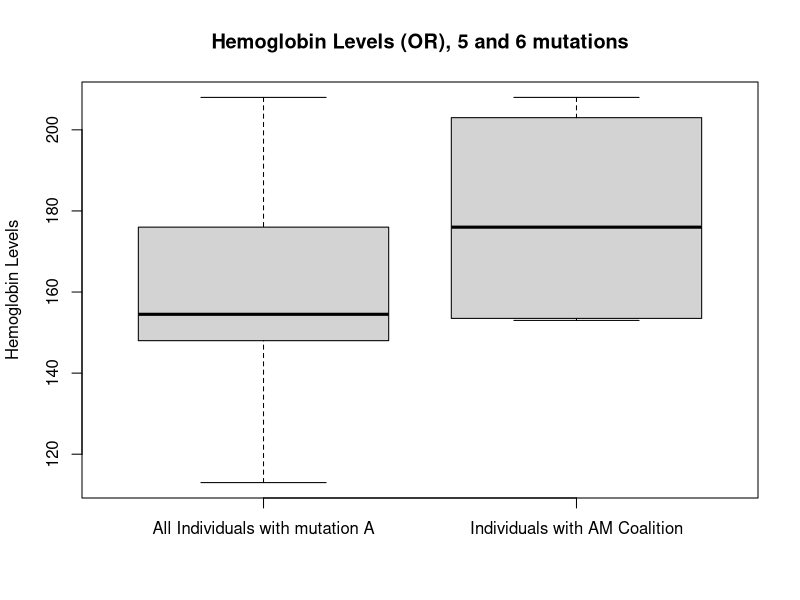
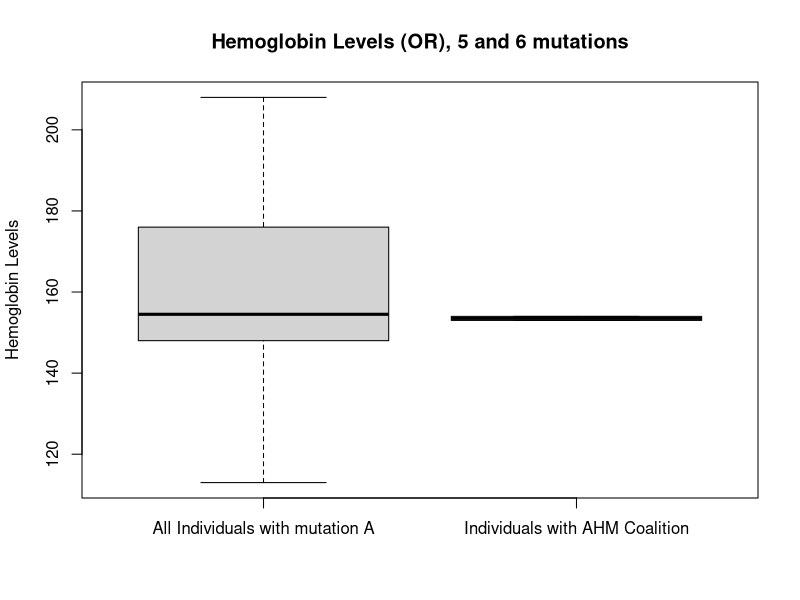
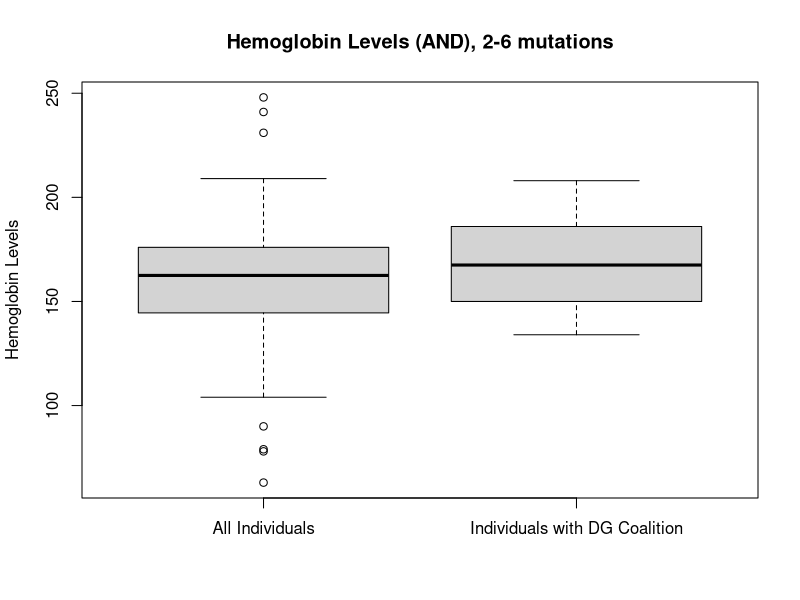
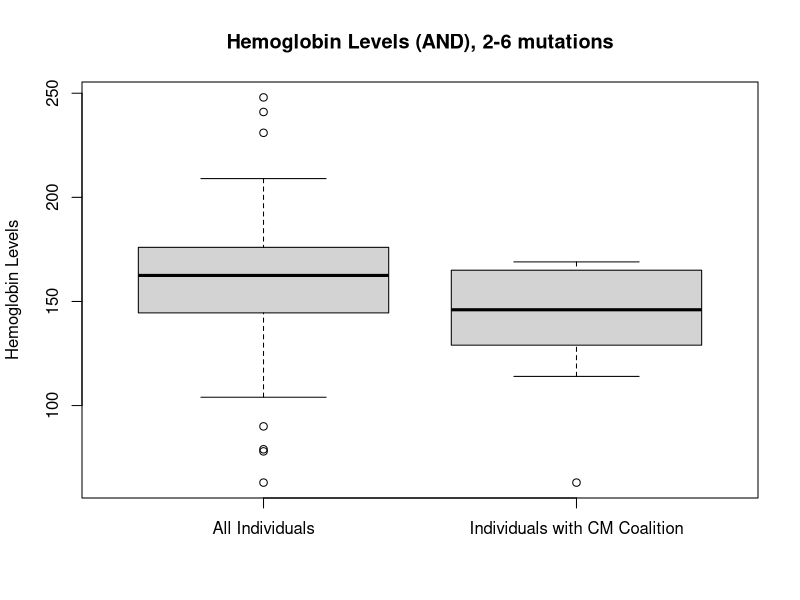
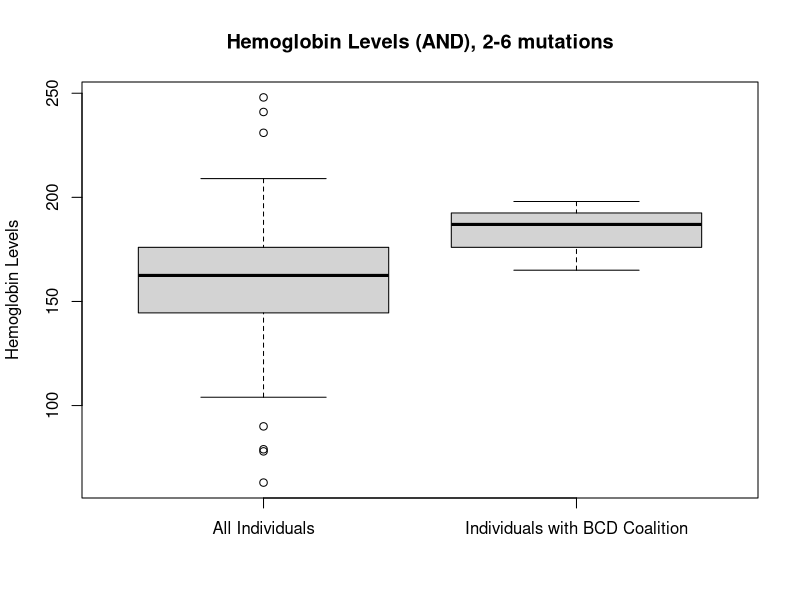
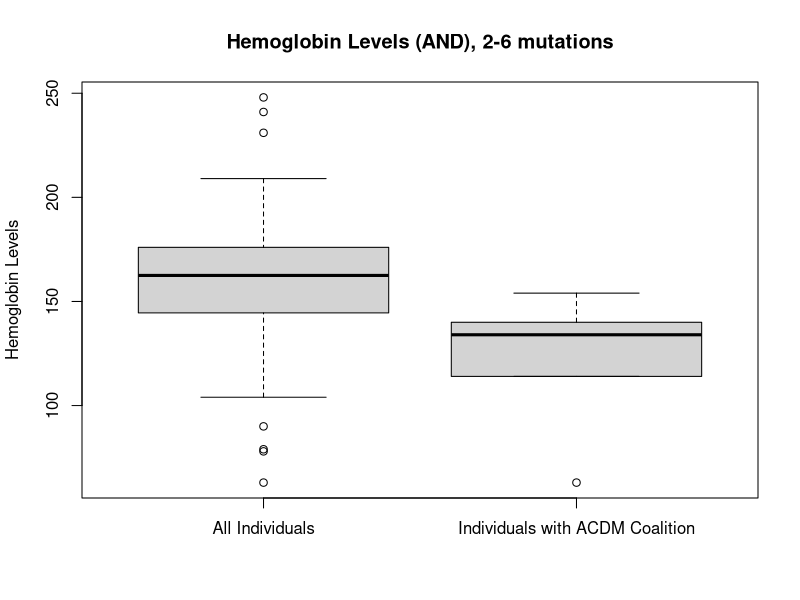

The R script that drew these images, in order:
## ---- chunk 1
knitr::opts_chunk$set(echo = TRUE)
## ---- chunk 2
# Hemoglobin of 5 mutations with mutation A
#5 [((2, 3, 4, 12), 198.0), ((3, 4, 6, 7), 176.0), ((4, 5, 7, 9), 164.0), ((2, 3, 5, 6), #149.0), ((2, 3, 5, 6), 155.0)]

#Hemoglobin of 6 mutations with mutation A

#6 [((2, 3, 5, 6, 12), 208.0), ((2, 3, 4, 5, 7), 205.0), ((3, 5, 6, 7, 9), 148.0), ((2, 3, 4, 5, 6), 171.0), ((2, 3, 4, 5, 6), 152.0), ((2, 3, 4, 6, 7), 176.0), ((2, 3, 5, 7, 9), 147.0), ((2, 6, 7, 9, 12), 154.0), ((2, 3, 4, 5, 6), 145.0), ((2, 4, 5, 6, 7), 189.0), ((2, 3, 4, 5, 11), 165.0), ((2, 3, 4, 5, 7), 113.0), ((2, 3, 6, 7, 12), 153.0), ((2, 3, 5, 7, 11), 124.0), ((2, 3, 5, 6, 7), 148.0)]


## ---- chunk 3
# hemoglobin levels (5 and 6 mutations)
five_mut_or=c(198,176,164,149,155) #len=5
six_mut_or=c(208,205,148,171,152,176,147,154,145,189,165,113,153,124,148) #;en=15

# hemoglobin levels (all 5 and 6 mutations combined)
or_hemoglobin=c(five_mut_or,six_mut_or) #len=20
## ---- chunk 4
#Hemoglobin of 5 mutations with mutation A
#5 [((2, 3, 4, 12), 198.0), ((3, 4, 6, 7), 176.0), ((4, 5, 7, 9), 164.0), ((2, 3, 5, 6), 149.0), ((2, 3, 5, 6), 155.0)]

#Hemoglobin of 6 mutations with mutation A

#6 [((2, 3, 5, 6, 12), 208.0), ((2, 3, 4, 5, 7), 205.0), ((3, 5, 6, 7, 9), 148.0), ((2, 3, 4, 5, 6), 171.0), ((2, 3, 4, 5, 6), 152.0), ((2, 3, 4, 6, 7), 176.0), ((2, 3, 5, 7, 9), 147.0), ((2, 6, 7, 9, 12), 154.0), ((2, 3, 4, 5, 6), 145.0), ((2, 4, 5, 6, 7), 189.0), ((2, 3, 4, 5, 11), 165.0), ((2, 3, 4, 5, 7), 113.0), ((2, 3, 6, 7, 12), 153.0), ((2, 3, 5, 7, 11), 124.0), ((2, 3, 5, 6, 7), 148.0)]
## ---- chunk 5
five_mut_or_mutM=c(198)
six_mut_or_mutM=c(208,154,153)
or_hemoglobin_mutM=c(five_mut_or_mutM,six_mut_or_mutM)

## two sided t test
# compute t-test for diff. of means
t.test(or_hemoglobin,or_hemoglobin_mutM,alternative = c("two.sided"))
# Note: this leads you to reject the null hypothesis that the means are the same.
# make a primitive boxplot
boxplot(or_hemoglobin,or_hemoglobin_mutM,main="Hemoglobin Levels (OR), 5 and 6 mutations",names=c("All Individuals with mutation A","Individuals with AM Coalition"),ylab="Hemoglobin Levels")
## ---- chunk 6
#Hemoglobin of 5 mutations with mutation A
#5 [((2, 3, 4, 12), 198.0), ((3, 4, 6, 7), 176.0), ((4, 5, 7, 9), 164.0), ((2, 3, 5, 6), 149.0), ((2, 3, 5, 6), 155.0)]

#Hemoglobin of 6 mutations with mutation A

#6 [((2, 3, 5, 6, 12), 208.0), ((2, 3, 4, 5, 7), 205.0), ((3, 5, 6, 7, 9), 148.0), ((2, 3, 4, 5, 6), 171.0), ((2, 3, 4, 5, 6), 152.0), ((2, 3, 4, 6, 7), 176.0), ((2, 3, 5, 7, 9), 147.0), ((2, 6, 7, 9, 12), 154.0), ((2, 3, 4, 5, 6), 145.0), ((2, 4, 5, 6, 7), 189.0), ((2, 3, 4, 5, 11), 165.0), ((2, 3, 4, 5, 7), 113.0), ((2, 3, 6, 7, 12), 153.0), ((2, 3, 5, 7, 11), 124.0), ((2, 3, 5, 6, 7), 148.0)]
## ---- chunk 7
five_mut_or_mutHM=c()
six_mut_or_mutHM=c(154,153)
or_hemoglobin_mutHM=c(five_mut_or_mutHM,six_mut_or_mutHM)

## two sided t test
# compute t-test for diff. of means
t.test(or_hemoglobin,or_hemoglobin_mutHM,alternative = c("two.sided"))
# Note: this leads you to reject the null hypothesis that the means are the same.
# make a primitive boxplot
boxplot(or_hemoglobin,or_hemoglobin_mutHM,main="Hemoglobin Levels (OR), 5 and 6 mutations",names=c("All Individuals with mutation A","Individuals with AHM Coalition"),ylab="Hemoglobin Levels")



## ---- chunk 8
## each list looks like: [[1]] [[1]][[1]][1] 2, [[1]][[2]][1] 9, [[1]][[3]][1] 195

two_mutations=list( c(list(2, 9), 195.0), c(list(2,5), 185.0), c(list(0, 6), 156.0), c(list(0, 4), 78.0), c(list(2, 7), 79.0), c(list(0, 9), 199.0), c(list(3, 6), 167.0), c(list(0, 6), 145.0), c(list(1, 7), 179.0), c(list(0, 6), 199.0), c(list(0, 4), 113.0), c(list(0, 7), 187.0), c(list(2, 3), 170.0), c(list(2, 7), 124.0), c(list(0, 2), 148.0), c(list(0, 4), 147.0), c(list(0, 6), 155.0))
 

three_mutations= list(c(list(1, 2, 5), 248.0), c(list(2, 3, 7), 193.0), c(list(0, 2, 3), 171.0), c(list(0, 2, 3), 168.0), c(list(1, 2, 3), 198.0), c(list(0, 2, 5), 159.0), c(list(1, 5, 7), 143.0), c(list(7, 9, 12), 153.0), c(list(0, 3, 7), 173.0), c(list(2, 4, 6), 172.0), c(list(3, 7, 9), 138.0), c(list(3, 6, 9), 168.0), c(list(2, 7, 12), 129.0), c(list(0, 2, 3), 152.0), c(list(0, 3, 9), 148.0), c(list(0, 4, 6), 176.0), c(list(0, 4, 7), 164.0), c(list(0, 3, 5), 111.0), c(list(0, 2, 7), 147.0), c(list(3, 4, 7), 144.0), c(list(0, 4, 5), 152.0), c(list(0, 6, 7), 141.0), c(list(0, 2, 3), 149.0), c(list(2, 7, 9), 129.0), c(list(0, 2, 3), 165.0), c(list(2, 3, 6), 153.0), c(list(2, 3, 12), 146.0) )
 

four_mutations= list(c(list(0, 2, 3, 6), 196.0), c(list(0, 3, 7, 11), 149.0), c(list(0, 2, 3, 9), 189.0), c(list(0, 3, 7, 12), 231.0), c(list(0, 4, 6, 7), 241.0), c(list(0, 2, 3, 6), 199.0), c(list(2, 3, 5, 7), 205.0), c(list(2, 3, 7, 12), 119.0), c(list(0, 4, 6, 7), 128.0), c(list(0, 4, 5, 12), 140.0), c(list(0, 2, 3, 4), 155.0), c(list(2, 3, 4, 6), 170.0), c(list(0, 2, 3, 12), 63.0), c(list(0, 2, 5, 11), 171.0), c(list(0, 2, 3, 7), 142.0), c(list(0, 2, 3, 7), 151.0), c(list(2, 4, 6, 9), 143.0), c(list(0, 3, 4, 5), 171.0), c(list(0, 2, 3, 4), 152.0), c(list(0, 2, 6, 12), 167.0), c(list(0, 2, 3, 11), 149.0), c(list(2, 3, 6, 7), 176.0), c(list(0, 2, 3, 4), 181.0), c(list(0, 2, 6, 7), 154.0), c(list(2, 3, 5, 6), 162.0), c(list(2, 5, 6, 9), 130.0), c(list(2, 3, 7, 9), 164.0), c(list(0, 2, 4, 9), 190.0), c(list(0, 2, 3, 4), 165.0), c(list(0, 3, 4, 9), 140.0), c(list(2, 4, 7, 9), 159.0), c(list(2, 3, 6, 7), 164.0), c(list(0, 2, 3, 12), 114.0), c(list(0, 2, 3, 9), 104.0), c(list(0, 4, 7, 9), 163.0), c(list(0, 2, 3, 7), 133.0), c(list(0, 2, 7, 9), 209.0), c(list(0, 2, 3, 7), 145.0))
 

five_mutations= list(c(list(0, 2, 3, 4, 7), 181.0), c(list(0, 2, 3, 4, 9), 181.0), c(list(0, 2, 4, 6, 7), 169.0), c(list(0, 3, 5, 6, 12), 208.0), c(list(0, 2, 3, 6, 9), 203.0), c(list(0, 2, 3, 4, 7), 185.0), c(list(0, 3, 5, 6, 12), 201.0), c(list(0, 2, 4, 6, 12), 158.0), c(list(0, 3, 4, 5, 7), 185.0), c(list(0, 3, 5, 9, 12), 180.0), c(list(0, 2, 3, 6, 9), 186.0), c(list(2, 5, 7, 9, 12), 166.0), c(list(0, 3, 4, 5, 6), 150.0), c(list(0, 4, 6, 7, 9), 90.0), c(list(2, 3, 4, 6, 7), 172.0), c(list(2, 3, 5, 7, 11), 159.0), c(list(3, 4, 6, 7, 12), 167.0), c(list(2, 3, 5, 6, 7), 134.0), c(list(0, 3, 5, 6, 7), 148.0), c(list(2, 3, 4, 6, 7), 175.0), c(list(0, 2, 3, 4, 12), 134.0), c(list(0, 2, 3, 7, 9), 144.0), c(list(0, 1, 4, 9, 12), 149.0), c(list(2, 3, 5, 9, 12), 169.0), c(list(2, 3, 4, 6, 7), 192.0), c(list(0, 2, 3, 5, 12), 154.0), c(list(0, 4, 9, 11, 12), 184.0), c(list(0, 2, 3, 5, 7), 138.0), c(list(0, 3, 6, 7, 12), 174.0), c(list(0, 1, 2, 3, 7), 187.0), c(list(0, 4, 6, 7, 12), 157.0), c(list(0, 3, 4, 5, 6), 164.0), c(list(0, 3, 4, 6, 9), 134.0), c(list(0, 6, 7, 9, 12), 130.0), c(list(0, 2, 5, 6, 7), 168.0)) 
 

six_muations=list(c(list(0, 2, 3, 5, 7, 9), 165.0), c(list(0, 2, 4, 5, 7, 12), 165.0), c(list(0, 2, 3, 5, 7, 9), 169.0), c(list(0, 2, 3, 5, 6, 9), 149.0), c(list(0, 1, 2, 4, 6, 7), 175.0), c(list(0, 2, 4, 5, 6, 7), 189.0), c(list(0, 2, 3, 4, 5, 9), 138.0), c(list(2, 3, 4, 6, 7, 9), 150.0), c(list(0, 2, 3, 7, 8, 9), 130.0), c(list(0, 1, 2, 3, 7, 9), 165.0), c(list(0, 2, 3, 6, 11, 12), 140.0))

and_mutations=c(two_mutations,three_mutations,four_mutations,
                five_mutations,six_muations)


## ---- chunk 9
########### FUNCTION TO GET VECTOR OF ALL HEMOGLOBIN LEVELS  #######

all_mutation_hemolevels<-function()
{
  hemoglobin_levels=c()
  ## will go from 1-128 (all 2-6 mutation groupings)
  #### Ex. [[128]] is the last part in list,
  #### so it should be of 6 mutations with hemo. level
  #### so length is 7, and that is where the hemo. level is and we want to save
  #### 
  for(i in 1:length(and_mutations))
  {
    ## puts hemoglobin level in vector
    hemoglobin_levels<-c(hemoglobin_levels,
                         and_mutations[[i]][[length(and_mutations[[i]])]])
  }
  return(hemoglobin_levels)
}
## ---- chunk 10
########### FUNCTION TO GET VECTOR OF HEMOGLOBIN LEVELS BASED ON COALITION #######

coalition_mutation_hemolevels<-function(spec_coalition)
{
  hemoglobin_levels=c()
  ## will go from 1-128 (all 2-6 mutation groupings)
  #### Ex. [[128]] is the last part in list, so it should be of 6 mutations with hemo. level
  #### so length is 7, but we want to look at 1-6 (mutation vals.), 7 is hemo.
  #### 
  for(i in 1:length(and_mutations))
  {
    ### will go from 1st mutation val to last mutation val
    ## will be empty each time we go through the whole list
    mutations=c()
   for(j in 1:(length(and_mutations[[i]])-1))
   {
     ## puts all mutations in vector
     mutations=c(mutations,and_mutations[[i]][[j]])
   }
    ## checks if coalition is in the vector (all must be there to get hemo. level)
    if(all(spec_coalition %in% mutations)==TRUE)
      {
      hemoglobin_levels<-c(hemoglobin_levels,and_mutations[[i]][[length(and_mutations[[i]])]])
    }
    
  }
  return(hemoglobin_levels)
}

## ---- chunk 11
## Vector of all hemoglobin levels from groupings of 2-6 mutations (128 people)
AND_all_hemoglobin_levels<-all_mutation_hemolevels()
## ---- chunk 12
#D<-3, G<-6
DG_hemo_levels=coalition_mutation_hemolevels(c(3,6))

## two sided t test
# compute t-test for diff. of means
t.test(AND_all_hemoglobin_levels,DG_hemo_levels,alternative = c("two.sided"))
# Note: this leads you to reject the null hypothesis that the means are the same.
# make a primitive boxplot
boxplot(AND_all_hemoglobin_levels,DG_hemo_levels,main="Hemoglobin Levels (AND), 2-6 mutations",names=c("All Individuals","Individuals with DG Coalition"),ylab="Hemoglobin Levels")

## ---- chunk 13
#C<-2, M<-12
CM_hemo_levels=coalition_mutation_hemolevels(c(2,12))

## two sided t test
# compute t-test for diff. of means
t.test(AND_all_hemoglobin_levels,CM_hemo_levels,alternative = c("two.sided"))
# Note: this leads you to reject the null hypothesis that the means are the same.
# make a primitive boxplot
boxplot(AND_all_hemoglobin_levels,CM_hemo_levels,main="Hemoglobin Levels (AND), 2-6 mutations",names=c("All Individuals","Individuals with CM Coalition"),ylab="Hemoglobin Levels")


## ---- chunk 14
#B<-1, C<-2, D<-3
BCD_hemo_levels=coalition_mutation_hemolevels(c(1,2,3))

## two sided t test
# compute t-test for diff. of means
t.test(AND_all_hemoglobin_levels,BCD_hemo_levels,alternative = c("two.sided"))
# Note: this leads you to reject the null hypothesis that the means are the same.
# make a primitive boxplot
boxplot(AND_all_hemoglobin_levels,BCD_hemo_levels,main="Hemoglobin Levels (AND), 2-6 mutations",names=c("All Individuals","Individuals with BCD Coalition"),ylab="Hemoglobin Levels")



## ---- chunk 15
#A<-0 , C<-2 . D<-3 , M<-12
ACDM_hemo_levels=coalition_mutation_hemolevels(c(0,2,3,12))

## two sided t test
# compute t-test for diff. of means
t.test(AND_all_hemoglobin_levels,ACDM_hemo_levels,alternative = c("two.sided"))
# Note: this leads you to reject the null hypothesis that the means are the same.
# make a primitive boxplot
boxplot(AND_all_hemoglobin_levels,ACDM_hemo_levels,main="Hemoglobin Levels (AND), 2-6 mutations",names=c("All Individuals","Individuals with ACDM Coalition"),ylab="Hemoglobin Levels")




